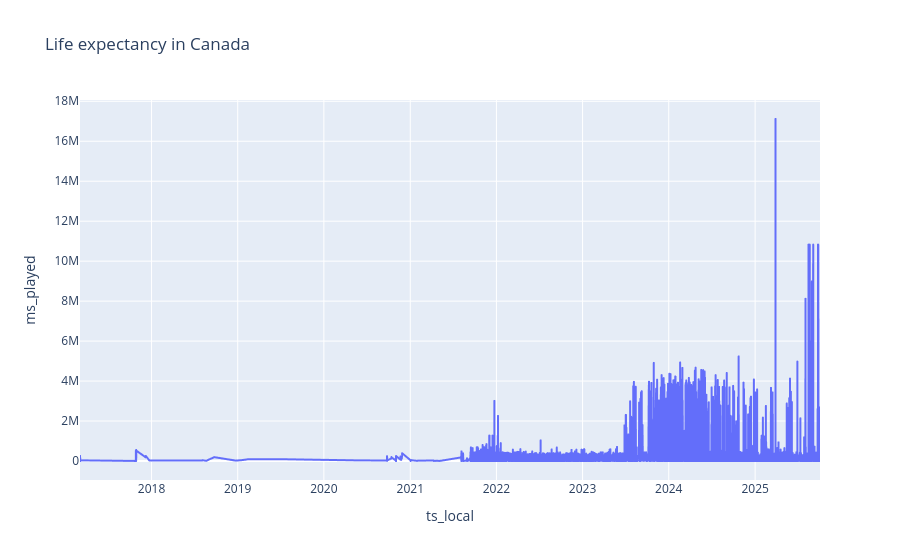

Notebook code cell kept with this figure:
### Markdown cell above
No aggregation

### Code cell
fig = px.line(df, x="ts_local", y="ms_played", title='Life expectancy in Canada')
fig.show()

### Figure 1 — Plotly figure (JSON) as saved in the notebook; plotly's stock layout.template omitted (floating-point values rounded to 4 significant figures; data arrays with more than 128 entries replaced by an {"elided": "..."} marker saying what was removed)
{"data": [{"hovertemplate": "ts_local=%{x}<br>ms_played=%{y}<extra></extra>", "legendgroup": "", "line": {"color": "#636efa", "dash": "solid"}, "marker": {"symbol": "circle"}, "mode": "lines", "name": "", "showlegend": false, "type": "scattergl", "x": {"elided": "49365 str values"}, "xaxis": "x", "y": {"elided": "49365 int values"}, "yaxis": "y"}], "layout": {"legend": {"tracegroupgap": 0}, "title": {"text": "Life expectancy in Canada"}, "xaxis": {"anchor": "y", "domain": [0, 1], "title": {"text": "ts_local"}}, "yaxis": {"anchor": "x", "domain": [0, 1], "title": {"text": "ms_played"}}}}
